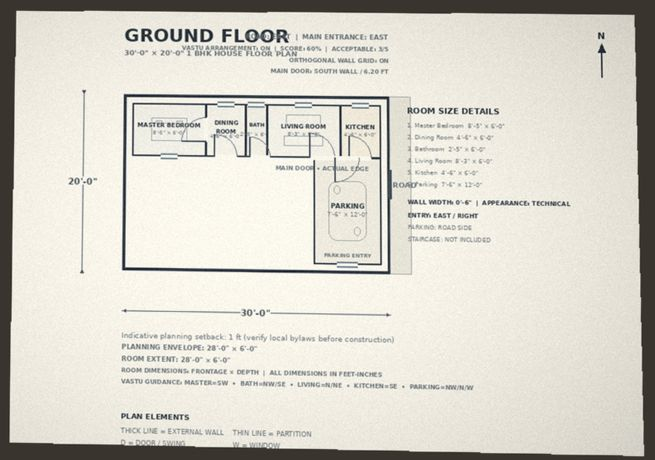
#> input picture images_photo_style/1bhk/1bhk_20x30_E_1f_f0_paper.jpg, 655 x 460 px, given in place of 1bhk_20x30_E_1f_f0.png, which was not available
$ python augment_photo_style.py
#> lines starting #> are read from the running program, lines starting #| are printed output that depends on the picture
"""
Make PHOTO-LIKE copies of the rendered blueprints (for training models that must read photographed or
scanned plans).  These are simulated: paper texture, uneven light, slight rotation/perspective, blur,
JPEG compression - or the classic white-on-blue "cyanotype" look.  They are NOT real photographs.

    python datasets/blueprints/augment_photo_style.py                    # one sample per building type
    python datasets/blueprints/augment_photo_style.py --per-type 3       # more samples
    python datasets/blueprints/augment_photo_style.py --all              # every image (large!)

Output: images_photo_style/<building_type>/<image_id>_<style>.jpg  +  photo_style_manifest.csv
The room boxes of the source image are NOT valid after rotation/perspective; use these for
classification / retrieval / OCR-style training, or re-detect boxes.
"""
from __future__ import annotations

import argparse
import csv
import json
import os
import random
import zlib

import numpy as np
from PIL import Image, ImageFilter, ImageOps

HERE = os.path.dirname(os.path.abspath(__file__))
OUT = os.path.join(HERE, "images_photo_style")


def _perspective_coeffs(src, dst):
    rows, vec = [], []
    for (x, y), (u, v) in zip(src, dst):
        rows.append([x, y, 1, 0, 0, 0, -u * x, -u * y]); vec.append(u)
        rows.append([0, 0, 0, x, y, 1, -v * x, -v * y]); vec.append(v)
    return np.linalg.solve(np.array(rows, dtype=float), np.array(vec, dtype=float))


def photo_style(img: Image.Image, style: str, rng: random.Random) -> Image.Image:
    img = img.convert("RGB")
    w, h = img.size
    if style == "cyanotype":
        g = ImageOps.invert(img.convert("L"))
        img = ImageOps.colorize(g, black=(12, 50, 128), white=(232, 242, 255))
    # paper / print texture + uneven light
    arr = np.asarray(img).astype(np.float32)
    nrng = np.random.default_rng(rng.randrange(1 << 30))
    grain = nrng.normal(0, 5.0, (h, w, 1)).astype(np.float32)
    yy, xx = np.mgrid[0:h, 0:w].astype(np.float32)
    cx, cy = w * rng.uniform(0.35, 0.65), h * rng.uniform(0.3, 0.6)
    light = 1.0 - 0.28 * (((xx - cx) / w) ** 2 + ((yy - cy) / h) ** 2)[..., None]
    tint = np.array([1.0, 0.985, 0.94], dtype=np.float32) if style == "paper" else np.array([0.97, 1.0, 1.0], dtype=np.float32)
    arr = np.clip(arr * light * tint + grain, 0, 255).astype(np.uint8)
    img = Image.fromarray(arr)
    # camera pose: small perspective + rotation on a darker table background
    j = 0.035
    src = [(0, 0), (w, 0), (w, h), (0, h)]
    dst = [(rng.uniform(0, j) * w, rng.uniform(0, j) * h), (w - rng.uniform(0, j) * w, rng.uniform(0, j) * h),
           (w - rng.uniform(0, j) * w, h - rng.uniform(0, j) * h), (rng.uniform(0, j) * w, h - rng.uniform(0, j) * h)]
    img = img.transform((w, h), Image.PERSPECTIVE, _perspective_coeffs(dst, src), Image.BICUBIC, fillcolor=(58, 52, 46))
    img = img.rotate(rng.uniform(-3.0, 3.0), resample=Image.BICUBIC, expand=False, fillcolor=(58, 52, 46))
    img = img.filter(ImageFilter.GaussianBlur(rng.uniform(0.4, 0.9)))
    scale = rng.uniform(0.75, 0.95)                     # phone-camera softness
    img = img.resize((int(w * scale), int(h * scale)), Image.LANCZOS)
    return img


def main():
    ap = argparse.ArgumentParser(description=__doc__, formatter_class=argparse.RawDescriptionHelpFormatter)
    ap.add_argument("--per-type", type=int, default=1)
    ap.add_argument("--all", action="store_true")
    a = ap.parse_args()
    with open(os.path.join(HERE, "index.json"), encoding="utf-8") as f:
#> (reads index.json from the repository)
        images = [e for e in json.load(f)["images"] if e["source"] == "synthetic"]
    chosen, per = [], {}
    for e in images:
        k = per.get(e["building_type"], 0)
        if a.all or (k < a.per_type and e["floor"] == 0 and e["image_id"].endswith("_f0")):
            chosen.append(e)
            per[e["building_type"]] = k + 1
    os.makedirs(OUT, exist_ok=True)
    rows = []
    for n, e in enumerate(chosen):
        rng = random.Random(zlib.crc32(e["image_id"].encode()))
        style = "cyanotype" if n % 2 else "paper"
        src = os.path.join(HERE, "images", e["file"])
        out_dir = os.path.join(OUT, e["building_type"])
        os.makedirs(out_dir, exist_ok=True)
        name = f"{e['image_id']}_{style}.jpg"
        with Image.open(src) as im:
#> im is the input picture: PIL image 655x460 RGB; mean R, G, B 215.3, 212.1, 202.4
            photo_style(im, style, rng).save(os.path.join(out_dir, name), "JPEG", quality=80, optimize=True)
#> in photo_style, `arr = np.clip(arr * light * tint + grain, 0, 255).astype(np.uint8)`:
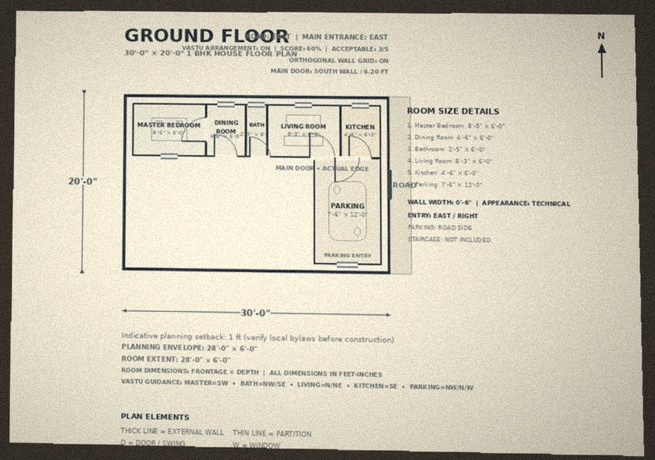
#> arr: shape (460, 655, 3); mean R, G, B 204.6, 198.6, 180.9
#> in photo_style, `img = img.transform((w, h), Image.PERSPECTIVE, _perspective_coeffs(dst..`:
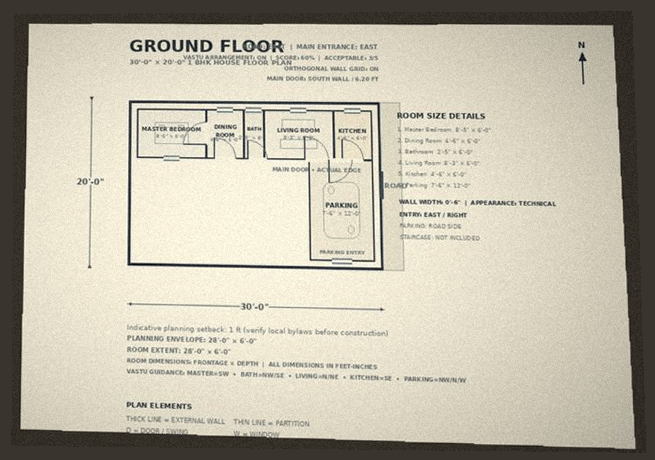
#> img: PIL image 655x460 RGB; mean R, G, B 190.7, 184.8, 168.1
#> in photo_style, `img = img.rotate(rng.uniform(-3.0, 3.0), resample=Image.BICUBIC, expan..`:
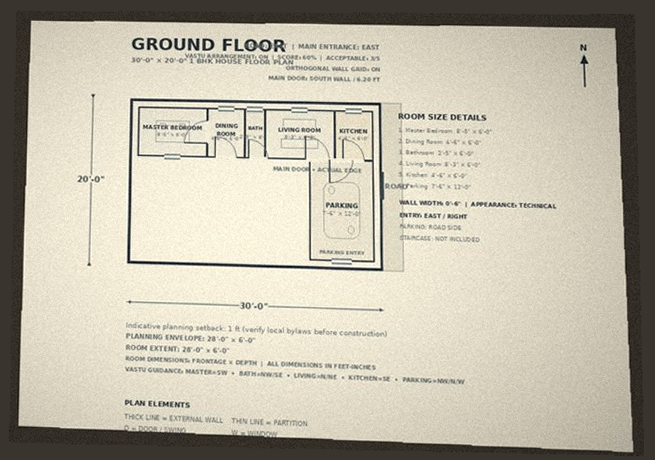
#> img: PIL image 655x460 RGB; mean R, G, B 190.3, 184.3, 167.6
#> in photo_style, `img = img.resize((int(w * scale), int(h * scale)), Image.LANCZOS)`:
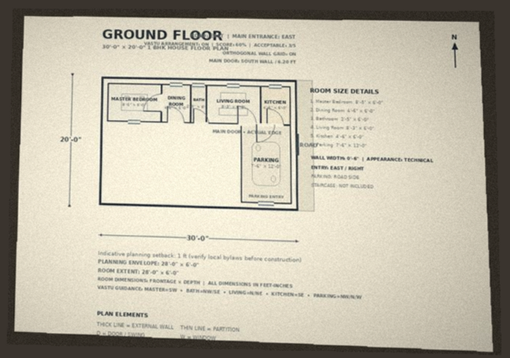
#> img: PIL image 510x358 RGB; mean R, G, B 190.3, 184.3, 167.6
        rows.append([f"images_photo_style/{e['building_type']}/{name}", e["image_id"], e["building_type"], style])
#> pass 2 of the loop in main, `for n, e in enumerate(chosen):`:
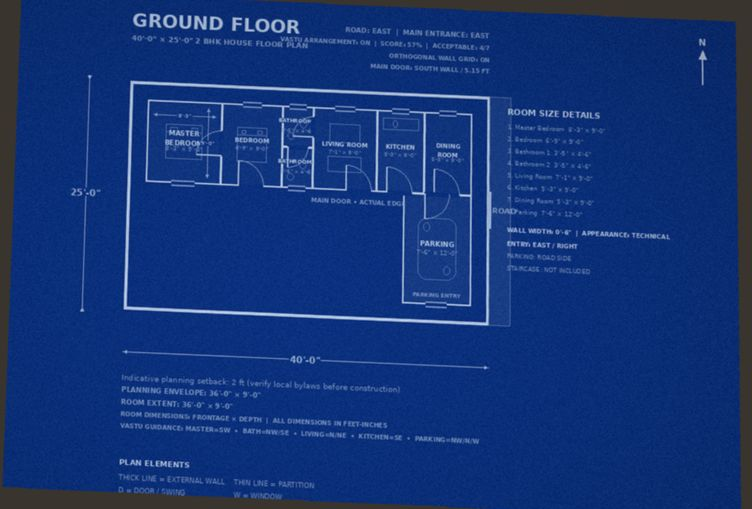
#> input picture images_photo_style/2bhk/2bhk_25x40_E_1f_f0_cyanotype.jpg, 752 x 509 px, given in place of 2bhk_25x40_E_1f_f0.png, which was not available
#> in main, im is the input picture: PIL image 752x509 RGB; mean R, G, B 19.3, 52.1, 119.3
#> in photo_style (call 2), `g = ImageOps.invert(img.convert("L"))`:
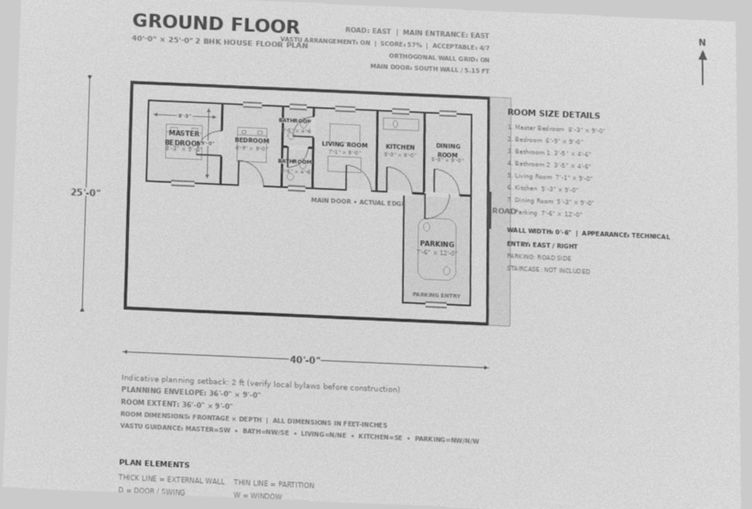
#> g: PIL image 752x509 L; min 43, max 234, mean 205
#> in photo_style (call 2), `img = img.rotate(rng.uniform(-3.0, 3.0), resample=Image.BICUBIC, expan..`:
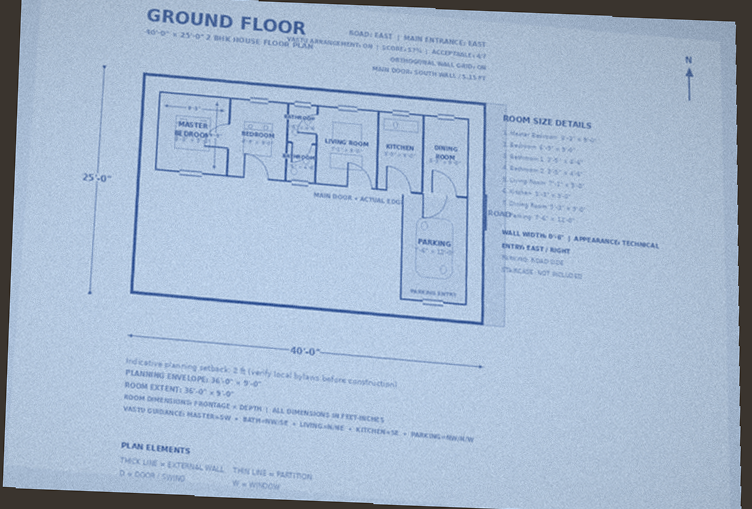
#> img: PIL image 752x509 RGB; mean R, G, B 164.7, 183.1, 205.8
    with open(os.path.join(HERE, "photo_style_manifest.csv"), "w", newline="", encoding="utf-8") as f:
        w = csv.writer(f)
        w.writerow(["file", "source_image_id", "building_type", "style"])
        w.writerows(rows)
    print(f"{len(rows)} photo-style images written to {OUT}")


if __name__ == "__main__":
#> (the run stopped early here; a loop or call above may not have finished)
